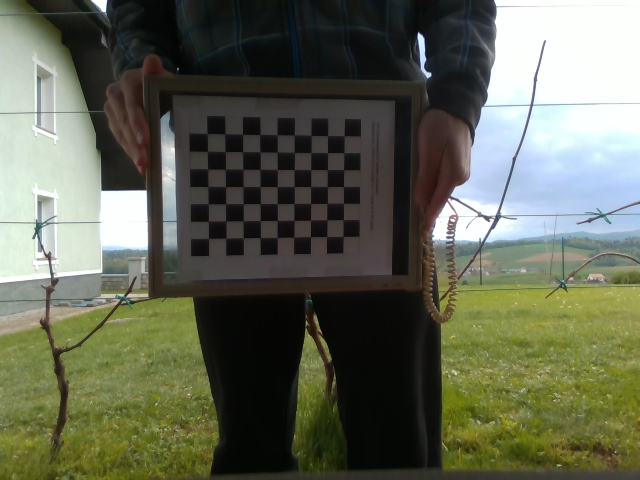
#> input picture non_ros/calib_rs/frame000087.png, 640 x 480 px; its folder holds only this picture in this run
$ python calib.py
#> lines starting #> are read from the running program, lines starting #| are printed output that depends on the picture; after the words box and inside, x2 and y2 are one past the last pixel; in counts of white or black regions, pixels touching at a corner belong together; long printed decimals are rounded
import numpy as np
import cv2
import glob

# termination criteria
criteria = (cv2.TERM_CRITERIA_EPS + cv2.TERM_CRITERIA_MAX_ITER, 30, 0.001)

# prepare object points, like (0,0,0), (1,0,0), (2,0,0) ....,(6,5,0)
objp = np.zeros((9*7,3), np.float32)
objp[:,:2] = np.mgrid[0:9,0:7].T.reshape(-1,2)*20 # *20 = 20mm square

# Arrays to store object points and image points from all the images.
objpoints = [] # 3d point in real world space
imgpoints = [] # 2d points in image plane.

images = glob.glob('*.png')

for fname in images:
    img = cv2.imread(fname)
#> img is the input picture: shape (480, 640, 3); mean B, G, R 84.3, 101.7, 98
    gray = cv2.cvtColor(img,cv2.COLOR_BGR2GRAY)
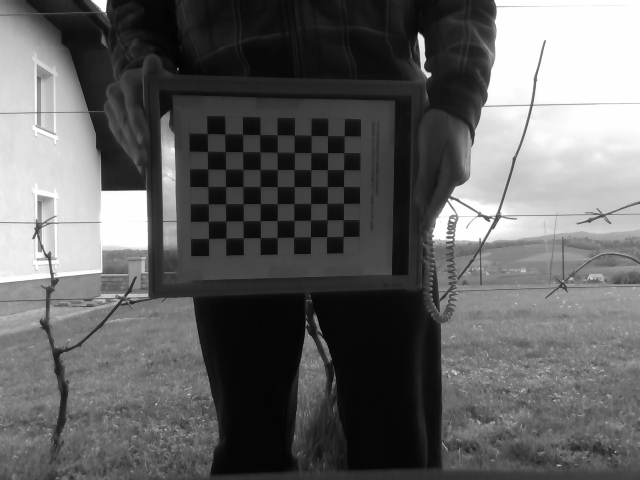
#> gray: shape (480, 640); min 2, max 255, mean 98.6

    # Find the chess board corners
    ret, corners = cv2.findChessboardCorners(gray, (9,7),None)
#> ret = True; corners = 63 rows, first 8: [207.4, 133.4], [224.7, 133.6], [242.6, 134.1], [259.7, 134.4], [277.3, 134.6], [294.2, 134.9], [311.3, 135.3], [327.5, 135.5]

    # If found, add object points, image points (after refining them)
    if ret == True:
        objpoints.append(objp)

        corners2 = cv2.cornerSubPix(gray,corners,(11,11),(-1,-1),criteria)
#> corners2 = 63 rows, first 8: [207.1, 133.6], [224.8, 133.8], [242.5, 134.4], [259.9, 134.6], [277.2, 134.8], [294.3, 135], [311, 135.5], [327.6, 135.6]
        imgpoints.append(corners2)

        # Draw and display the corners
        img = cv2.drawChessboardCorners(img, (9,7), corners2,ret)
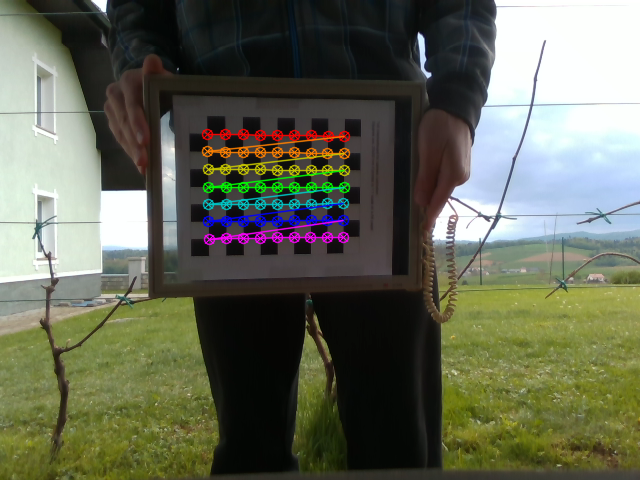
#> img: shape (480, 640, 3); 3.15% of pixels changed, all inside (x1, y1, x2, y2) = (201, 128, 351, 246)
        print(fname)
        cv2.imshow('img',img)
        cv2.waitKey(2000)

cv2.destroyAllWindows()

ret, matrix, distortion, r_vecs, t_vecs = cv2.calibrateCamera(objpoints, imgpoints, gray.shape[::-1],None,None)
#> ret = 0.127; matrix = [[825.7, 0, 352.4], [0, 838, 223.8], [0, 0, 1]]; distortion = [[0.0595, 8.1, -0.00245, -0.00824, -125.6]]; r_vecs = ([0.129, -0.196, 0.00129],); t_vecs = ([-166.7, -102.1, 960.2],)

# Displayig required output
print(" Camera matrix:")
print(matrix)
#| [[825.741   0.         352.380]
#|  [  0.         837.966 223.776]
#|  [  0.           0.           1.        ]]

print("\n Distortion coefficient:")
print(distortion)
#| [[ 5.94605260e-02  8.10473408e+00 -2.44762773e-03 -8.23940867e-03
#|   -1.25588941e+02]]

print("\n Rotation Vectors:")
print(r_vecs)
#| (array([[ 0.1285],
#|        [-0.1956],
#|        [ 0.001286 ]]),)

print("\n Translation Vectors:")
print(t_vecs)
#| (array([[-166.745],
#|        [-102.077],
#|        [ 960.195]]),)

$ run again, on non_ros/calib_rs/frame000095.png
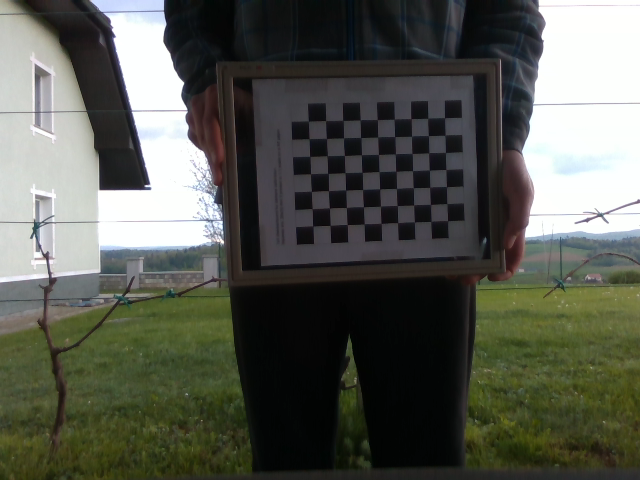
#> input picture non_ros/calib_rs/frame000095.png, 640 x 480 px
#> img is the input picture: shape (480, 640, 3); mean B, G, R 80.6, 89.4, 87
#> `gray = cv2.cvtColor(img,cv2.COLOR_BGR2GRAY)`:
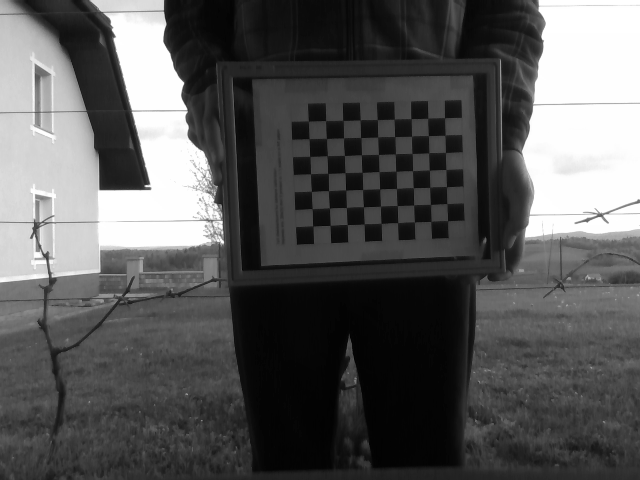
#> gray: shape (480, 640); min 1, max 255, mean 87.7
#> `ret, corners = cv2.findChessboardCorners(gray, (9,7),None)`: ret = True; corners = 63 rows, first 8: [447.6, 220.6], [430.8, 221.5], [414.4, 221.9], [397.7, 222.6], [380.9, 223.1], [364.3, 223.8], [347.3, 224.6], [330.1, 225.3]
#> corners2 = 63 rows, first 8: [447.6, 220.7], [431, 221.4], [414.4, 221.8], [397.6, 222.6], [381.1, 223.5], [364.2, 223.9], [347.2, 224.5], [330.2, 225.4]
#> `img = cv2.drawChessboardCorners(img, (9,7), corners2,ret)`:
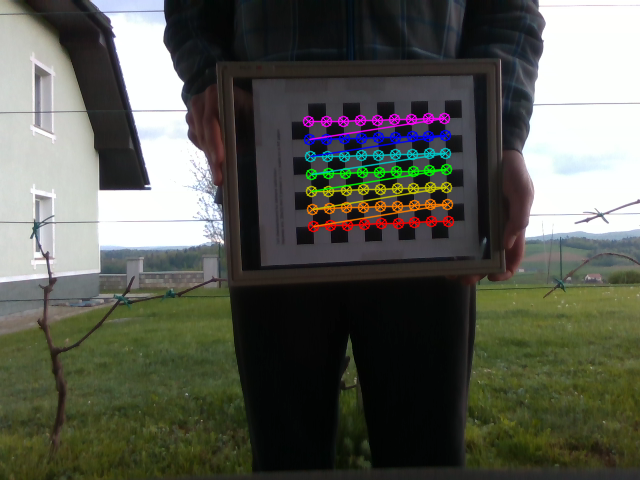
#> img: shape (480, 640, 3); 3.15% of pixels changed, all inside (x1, y1, x2, y2) = (302, 112, 455, 233)
#> `ret, matrix, distortion, r_vecs, t_vecs = cv2.calibrateCamera(objpoint..`: ret = 0.152; matrix = [[912, 0, 291.2], [0, 899, 301.6], [0, 0, 1]]; distortion = [[-0.238, 6.87, 0.0162, -0.000629, -39.96]]; r_vecs = ([-0.283, -0.123, 3.07],); t_vecs = ([181.5, -96.07, 1054.9],)
#| [[912.047   0.         291.248]
#|  [  0.         899.021 301.609]
#|  [  0.           0.           1.        ]]
#| [[-2.38232908e-01  6.86836191e+00  1.61589777e-02 -6.28976377e-04
#|   -3.99642778e+01]]
#| (array([[-0.2831],
#|        [-0.1231],
#|        [ 3.075]]),)
#| (array([[ 181.521],
#|        [ -96.066 ],
#|        [1054.892]]),)

$ run again, on non_ros/calib_rs/frame000139.png
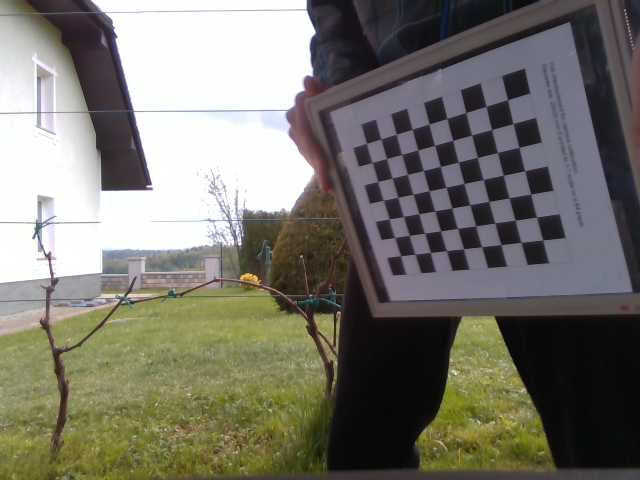
#> input picture non_ros/calib_rs/frame000139.png, 640 x 480 px
#> img is the input picture: shape (480, 640, 3); mean B, G, R 108.2, 117.7, 119.8
#> `gray = cv2.cvtColor(img,cv2.COLOR_BGR2GRAY)`:
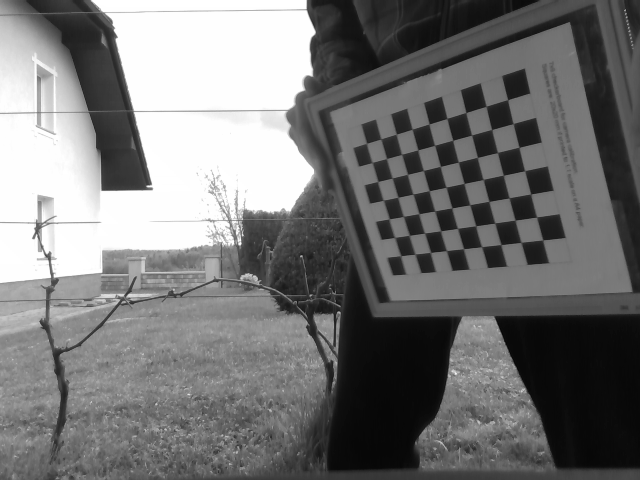
#> gray: shape (480, 640); min 6, max 255, mean 117.2
#> `ret, corners = cv2.findChessboardCorners(gray, (9,7),None)`: ret = True; corners = 63 rows, first 8: [543, 239.8], [521.2, 242.3], [501.1, 244.5], [481.8, 246.5], [463.7, 248.6], [446.7, 250.3], [430.7, 252.3], [415.4, 253.8]
#> corners2 = 63 rows, first 8: [542.7, 240], [521, 242.4], [500.9, 244.6], [481.6, 246.7], [463.5, 248.7], [446.4, 250.6], [430.4, 252.4], [414.9, 254.2]
#> `img = cv2.drawChessboardCorners(img, (9,7), corners2,ret)`:
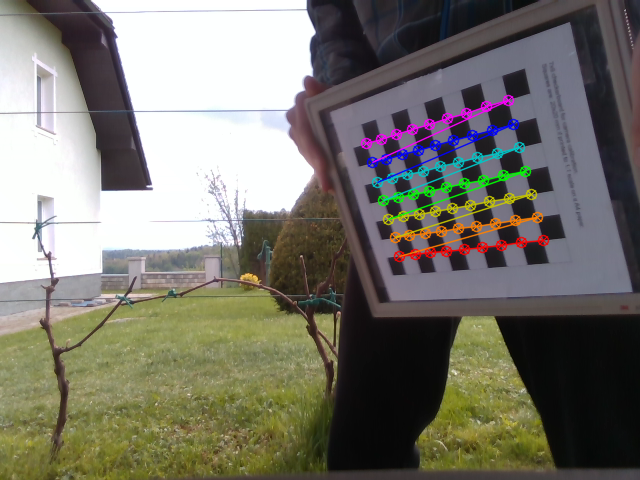
#> img: shape (480, 640, 3); 3.28% of pixels changed, all inside (x1, y1, x2, y2) = (360, 94, 550, 263)
#> `ret, matrix, distortion, r_vecs, t_vecs = cv2.calibrateCamera(objpoint..`: ret = 0.205; matrix = [[723.7, 0, 328.8], [0, 727.6, 317.8], [0, 0, 1]]; distortion = [[-0.203, 3.89, 0.0481, 0.0267, -11.81]]; r_vecs = ([1.2, -0.492, 2.66],); t_vecs = ([176.7, -67.38, 609.6],)
#| [[723.656   0.         328.828]
#|  [  0.         727.640 317.807]
#|  [  0.           0.           1.        ]]
#| [[ -0.2025   3.893   0.04806    0.02675 -11.814  ]]
#| (array([[ 1.202],
#|        [-0.4924],
#|        [ 2.660]]),)
#| (array([[176.682],
#|        [-67.376],
#|        [609.637]]),)
